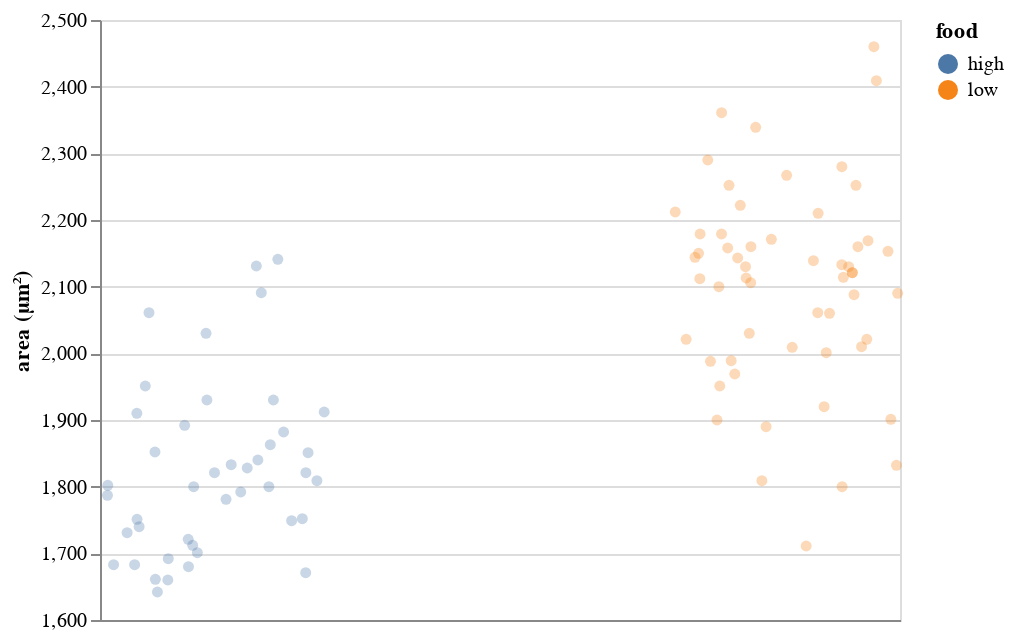

Source (notebook cell):
### Code cell
bootcamp_utils.altair_jitter(df,
                             encode_x=alt.X('food:N'),
                             encode_y=alt.Y('area (sq um):Q',
                                           title='area (µm²)',
                                           scale=alt.Scale(zero=False))
                            ).configure_point(filled=True,
                                              opacity=0.3)

### Figure 1 — Vega-Lite specification as saved in the notebook (floating-point values rounded to 4 significant figures)
{"$schema": "https://vega.github.io/schema/vega-lite/v2.4.3.json", "config": {"point": {"filled": true, "opacity": 0.3}, "view": {"height": 300, "width": 400}}, "data": {"values": [{"__jitter": -0.1143, "area (sq um)": 2061, "food": "high"}, {"__jitter": 0.0463, "area (sq um)": 1792, "food": "high"}, {"__jitter": -0.1038, "area (sq um)": 1852, "food": "high"}, {"__jitter": 0.08227, "area (sq um)": 2091, "food": "high"}, {"__jitter": 0.02057, "area (sq um)": 1781, "food": "high"}, {"__jitter": 0.1923, "area (sq um)": 1912, "food": "high"}, {"__jitter": -0.1864, "area (sq um)": 1802, "food": "high"}, {"__jitter": -0.1352, "area (sq um)": 1751, "food": "high"}, {"__jitter": -0.1525, "area (sq um)": 1731, "food": "high"}, {"__jitter": -0.05183, "area (sq um)": 1892, "food": "high"}, {"__jitter": -0.1208, "area (sq um)": 1951, "food": "high"}, {"__jitter": 0.1796, "area (sq um)": 1809, "food": "high"}, {"__jitter": -0.1394, "area (sq um)": 1683, "food": "high"}, {"__jitter": -0.1869, "area (sq um)": 1787, "food": "high"}, {"__jitter": 0.07629, "area (sq um)": 1840, "food": "high"}, {"__jitter": 0.1603, "area (sq um)": 1821, "food": "high"}, {"__jitter": -0.1355, "area (sq um)": 1910, "food": "high"}, {"__jitter": -0.01289, "area (sq um)": 1930, "food": "high"}, {"__jitter": -0.03609, "area (sq um)": 1800, "food": "high"}, {"__jitter": 0.02959, "area (sq um)": 1833, "food": "high"}, {"__jitter": -0.1762, "area (sq um)": 1683, "food": "high"}, {"__jitter": 0.16, "area (sq um)": 1671, "food": "high"}, {"__jitter": -0.04518, "area (sq um)": 1680, "food": "high"}, {"__jitter": -0.08052, "area (sq um)": 1692, "food": "high"}, {"__jitter": 0.09554, "area (sq um)": 1800, "food": "high"}, {"__jitter": 0.0003772, "area (sq um)": 1821, "food": "high"}, {"__jitter": 0.1213, "area (sq um)": 1882, "food": "high"}, {"__jitter": -0.0995, "area (sq um)": 1642, "food": "high"}, {"__jitter": 0.1354, "area (sq um)": 1749, "food": "high"}, {"__jitter": -0.03784, "area (sq um)": 1712, "food": "high"}, {"__jitter": -0.1031, "area (sq um)": 1661, "food": "high"}, {"__jitter": -0.02964, "area (sq um)": 1701, "food": "high"}, {"__jitter": 0.1112, "area (sq um)": 2141, "food": "high"}, {"__jitter": 0.098, "area (sq um)": 1863, "food": "high"}, {"__jitter": 0.1541, "area (sq um)": 1752, "food": "high"}, {"__jitter": -0.1315, "area (sq um)": 1740, "food": "high"}, {"__jitter": -0.04563, "area (sq um)": 1721, "food": "high"}, {"__jitter": -0.08131, "area (sq um)": 1660, "food": "high"}, {"__jitter": 0.1035, "area (sq um)": 1930, "food": "high"}, {"__jitter": -0.01444, "area (sq um)": 2030, "food": "high"}, {"__jitter": 0.1641, "area (sq um)": 1851, "food": "high"}, {"__jitter": 0.0736, "area (sq um)": 2131, "food": "high"}, {"__jitter": 0.05761, "area (sq um)": 1828, "food": "high"}, {"__jitter": 1.196, "area (sq um)": 2090, "food": "low"}, {"__jitter": 1.144, "area (sq um)": 2169, "food": "low"}, {"__jitter": 0.8683, "area (sq um)": 1988, "food": "low"}, {"__jitter": 0.8067, "area (sq um)": 2212, "food": "low"}, {"__jitter": 0.9474, "area (sq um)": 2339, "food": "low"}, {"__jitter": 0.9046, "area (sq um)": 1989, "food": "low"}, {"__jitter": 0.8413, "area (sq um)": 2144, "food": "low"}, {"__jitter": 0.8636, "area (sq um)": 2290, "food": "low"}, {"__jitter": 1.067, "area (sq um)": 1920, "food": "low"}, {"__jitter": 1.098, "area (sq um)": 2280, "food": "low"}, {"__jitter": 0.9583, "area (sq um)": 1809, "food": "low"}, {"__jitter": 0.8985, "area (sq um)": 2158, "food": "low"}, {"__jitter": 1.099, "area (sq um)": 1800, "food": "low"}, {"__jitter": 1.098, "area (sq um)": 2133, "food": "low"}, {"__jitter": 1.077, "area (sq um)": 2060, "food": "low"}, {"__jitter": 1.126, "area (sq um)": 2160, "food": "low"}, {"__jitter": 1.071, "area (sq um)": 2001, "food": "low"}, {"__jitter": 0.9362, "area (sq um)": 2030, "food": "low"}, {"__jitter": 1.12, "area (sq um)": 2088, "food": "low"}, {"__jitter": 0.8846, "area (sq um)": 1951, "food": "low"}, {"__jitter": 1.154, "area (sq um)": 2460, "food": "low"}, {"__jitter": 1.142, "area (sq um)": 2021, "food": "low"}, {"__jitter": 1.133, "area (sq um)": 2010, "food": "low"}, {"__jitter": 1.048, "area (sq um)": 2139, "food": "low"}, {"__jitter": 0.9391, "area (sq um)": 2160, "food": "low"}, {"__jitter": 0.9387, "area (sq um)": 2106, "food": "low"}, {"__jitter": 0.9749, "area (sq um)": 2171, "food": "low"}, {"__jitter": 0.9308, "area (sq um)": 2113, "food": "low"}, {"__jitter": 0.8877, "area (sq um)": 2179, "food": "low"}, {"__jitter": 0.9657, "area (sq um)": 1890, "food": "low"}, {"__jitter": 0.8502, "area (sq um)": 2179, "food": "low"}, {"__jitter": 0.8258, "area (sq um)": 2021, "food": "low"}, {"__jitter": 0.9109, "area (sq um)": 1969, "food": "low"}, {"__jitter": 0.8475, "area (sq um)": 2150, "food": "low"}, {"__jitter": 0.8798, "area (sq um)": 1900, "food": "low"}, {"__jitter": 1.002, "area (sq um)": 2267, "food": "low"}, {"__jitter": 1.036, "area (sq um)": 1711, "food": "low"}, {"__jitter": 1.184, "area (sq um)": 1901, "food": "low"}, {"__jitter": 1.101, "area (sq um)": 2114, "food": "low"}, {"__jitter": 0.8497, "area (sq um)": 2112, "food": "low"}, {"__jitter": 0.8878, "area (sq um)": 2361, "food": "low"}, {"__jitter": 1.11, "area (sq um)": 2130, "food": "low"}, {"__jitter": 1.056, "area (sq um)": 2061, "food": "low"}, {"__jitter": 1.117, "area (sq um)": 2121, "food": "low"}, {"__jitter": 1.194, "area (sq um)": 1832, "food": "low"}, {"__jitter": 1.057, "area (sq um)": 2210, "food": "low"}, {"__jitter": 0.9297, "area (sq um)": 2130, "food": "low"}, {"__jitter": 1.179, "area (sq um)": 2153, "food": "low"}, {"__jitter": 1.011, "area (sq um)": 2009, "food": "low"}, {"__jitter": 0.8831, "area (sq um)": 2100, "food": "low"}, {"__jitter": 1.123, "area (sq um)": 2252, "food": "low"}, {"__jitter": 0.9159, "area (sq um)": 2143, "food": "low"}, {"__jitter": 0.9008, "area (sq um)": 2252, "food": "low"}, {"__jitter": 0.9205, "area (sq um)": 2222, "food": "low"}, {"__jitter": 1.116, "area (sq um)": 2121, "food": "low"}, {"__jitter": 1.159, "area (sq um)": 2409, "food": "low"}]}, "encoding": {"color": {"field": "food", "type": "nominal"}, "tooltip": {}, "x": {"axis": {"grid": false, "labels": false, "ticks": false, "title": null, "values": [0, 1]}, "field": "__jitter", "type": "quantitative"}, "y": {"field": "area (sq um)", "scale": {"zero": false}, "title": "area (µm²)", "type": "quantitative"}}, "mark": "point"}
